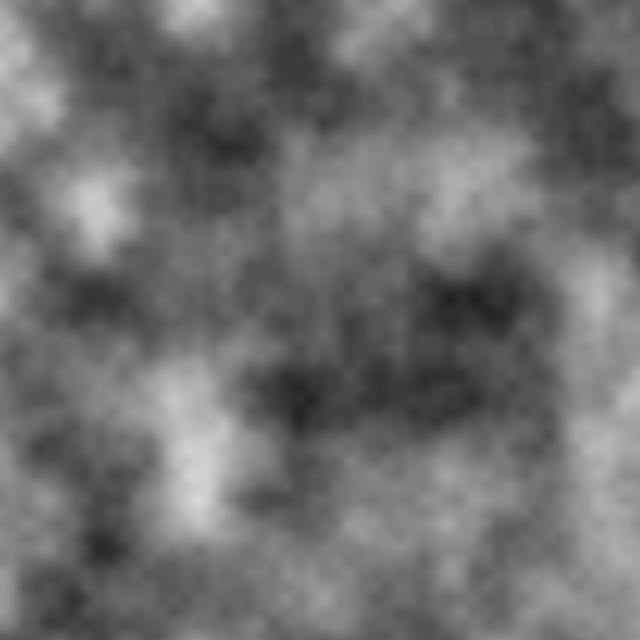
Frame 1 (no input)
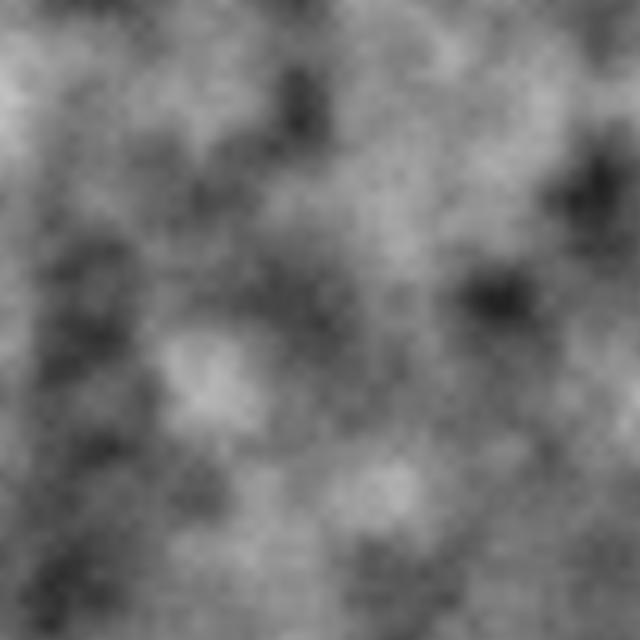
Frame 60 (the mouse pressed at the canvas centre just before this capture)
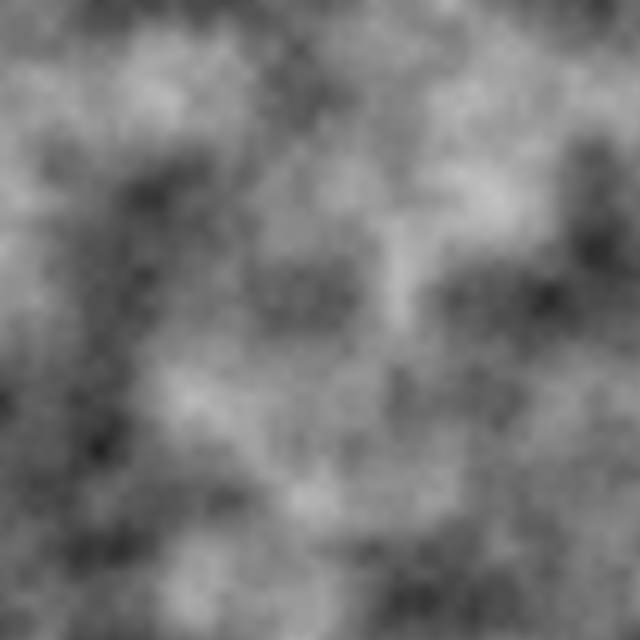
Frame 120 (the mouse held since frame 60 and released just before this capture)

The Processing sketch that drew these frames (run headless with seeded random() and noise(); from frame 60 on, the mouse is pressed at the canvas centre):

// Processing sketch: C0_9_2D_PerlinNoise_Dynamic
// ── C0_9_2D_PerlinNoise_Dynamic.pde
void setup(){
  size(640,640);
  background(0);
}
float time = 0.0;
void draw(){ 
  loadPixels();
  float xoff = 0.0;
  for (int x = 0;x < width; x++){
    xoff += 0.01;
    float yoff = 0.0;
    for (int y = 0; y < height; y++){
      yoff += 0.01;
      float bright = noise(xoff,yoff,time)*255;
     // float bright = map(noise(xoff,yoff),0,1,0,255);
      pixels[x+y*width] = color(bright);
    }    
  }
  updatePixels();
  time += 0.01;
}
